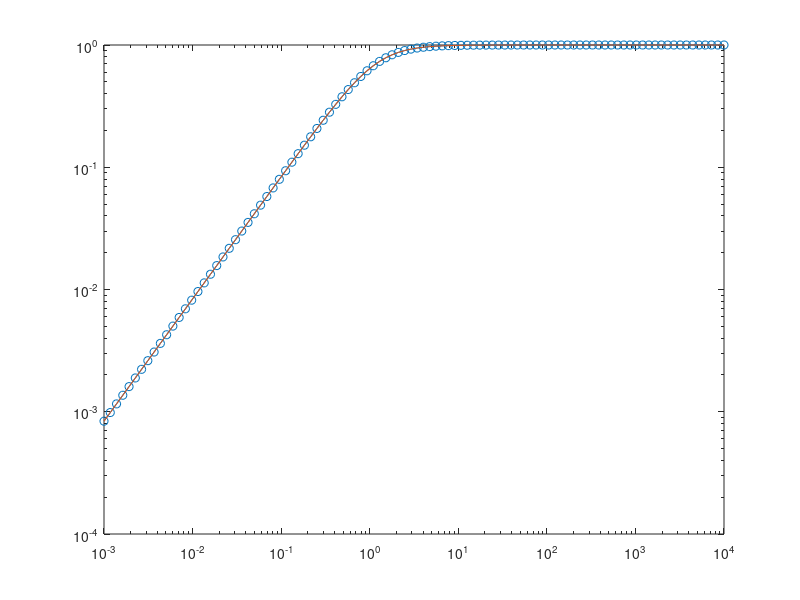

This chart was generated by the following MATLAB code:
%% Coupled cavity transfer function

c = 299792458;

f = logspace(log10(0.001), log10(10e3), 100);
%f = linspace(37521-10, 37521+10, 600);

omega = 2*pi*f;

r1 = sqrt(0.971);              % ITM
r2 = sqrt(1 - 200e-6);         % ETM + cavity losses
r3 =  (r1 - r2)/(1 - r1*r2);   % RM = critical coupling, approx sqrt(0.973)

L_arm = 3995;
L_rc  = 9;

fsr_arm = c/(2*L_arm);
fsr_rc  = c/(2*L_rc);

phi_arm = (1/2) * omega / fsr_arm;   % one-way phase
phi_rc  = (1/2) * omega / fsr_rc;

r_arm = (r1 - r2 *     exp(2i*phi_arm)) ./ (1 - r1 * r2    * exp(2i*phi_arm));

r_rc =  (r3 - r_arm .* exp(2i*phi_rc)) ./ (1 - r3 * r_arm .* exp(2i*phi_rc));

fc_arm = -fsr_arm * log(r1*r2) / (2*pi)
fc_rc  = -fsr_rc  * log(r3*r3) / (2*pi)

finesse_arm = fsr_arm / fc_arm / 2
finesse_rc  = fsr_rc / fc_rc / 2

finesse_rc = -pi / log(r3*r3);

fcc_rana = fc_arm / finesse_rc 

fcc =    -fsr_arm * log((r1 - r3)/(1-r1*r3)*r2) / (2*pi)   % Malik 4.82

s = 1i*omega;
%subplot(2,1,1);
loglog(f, abs(r_rc), 'o-',...           % full numerical thing
       f, abs(s ./ (s + 2*pi*fcc)),'-');    % single pole model
% grid on
% subplot(2,1,2);
% semilogx(f, angle(r_rc)*180/pi,'.');
% set(gca,'YTick', 45*(-4:4));
